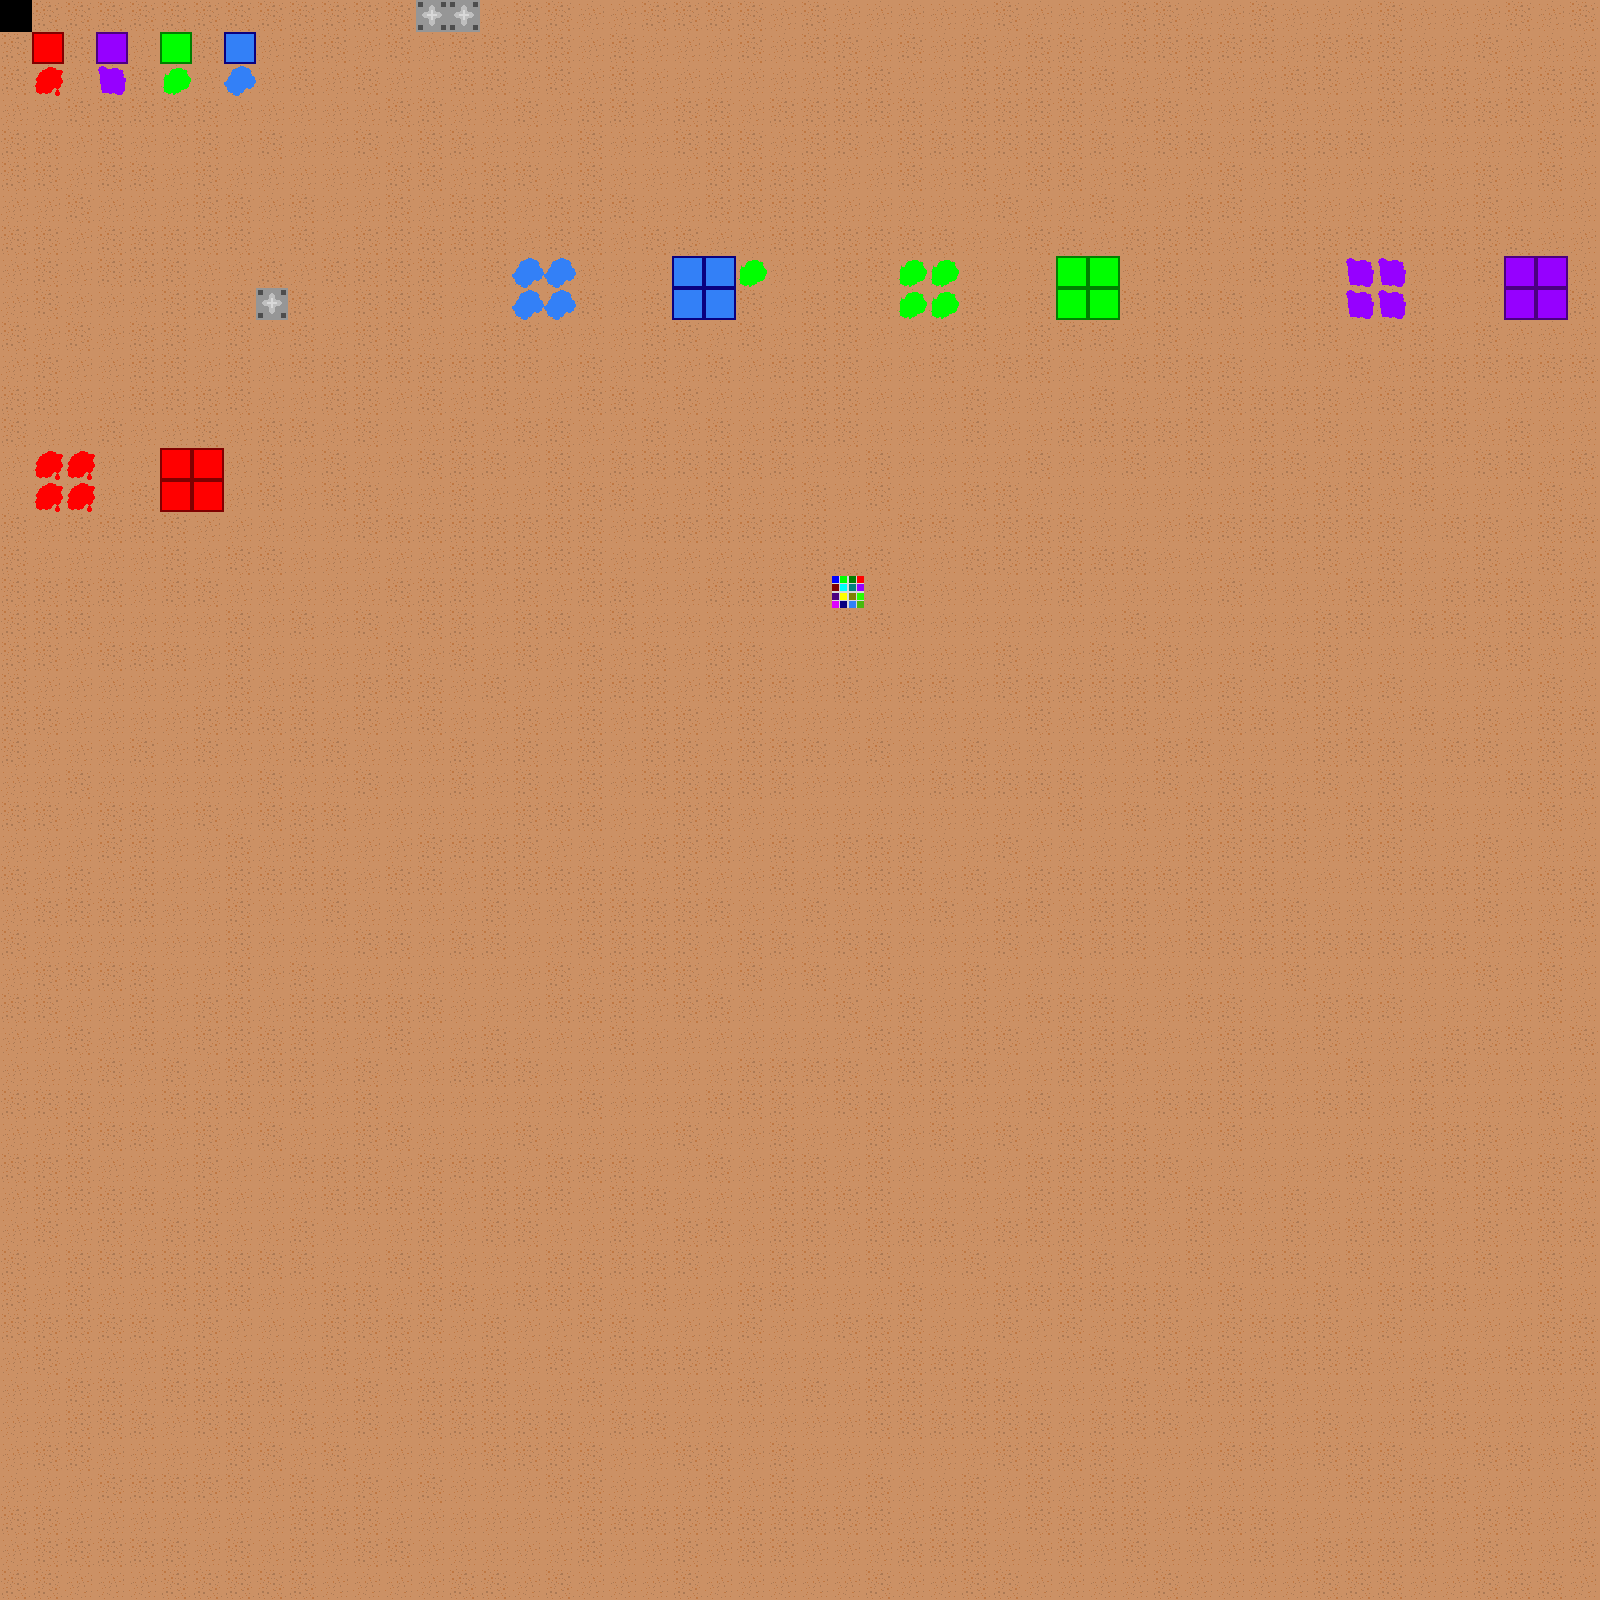

This is a level from a 2D game, rendered from its Tiled map with the project's own tilesets. A one-line summary and the map file follow, with tile-layer data summarised:
An orthogonal 50x50 tile map with 32x32 px tiles, 11 tile layers (Floor, WinTiles, Collisions, RedTiles, ...), 8 tilesets.

<map version="1.5" tiledversion="1.7.2" orientation="orthogonal" renderorder="right-down" width="50" height="50" tilewidth="32" tileheight="32" infinite="0" nextlayerid="16" nextobjectid="33">
 <tileset firstgid="1" name="Tiles" tilewidth="64" tileheight="64" tilecount="1196" columns="46">
  <image source="../tiles.png" width="2944" height="1664" />
 </tileset>
 <tileset firstgid="1197" name="TilesTryTwo" tilewidth="128" tileheight="128" tilecount="299" columns="23">
  <image source="../tiles.png" width="2944" height="1664" />
  <tile id="135" probability="0.25" />
  <tile id="136" probability="0.25" />
  <tile id="137" probability="0.25" />
  <wangsets>
   <wangset name="d" type="corner" tile="-1">
    <wangcolor name="dirt" color="#ff0000" tile="-1" probability="1" />
    <wangcolor name="grass" color="#00ff00" tile="-1" probability="1" />
    <wangcolor name="sand" color="#0000ff" tile="-1" probability="1" />
    <wangcolor name="rock" color="#ff7700" tile="-1" probability="1" />
    <wangtile tileid="0" wangid="0,1,0,2,0,1,0,1" />
    <wangtile tileid="1" wangid="0,1,0,2,0,2,0,1" />
    <wangtile tileid="2" wangid="0,1,0,1,0,2,0,1" />
    <wangtile tileid="3" wangid="0,2,0,1,0,2,0,2" />
    <wangtile tileid="4" wangid="0,2,0,2,0,1,0,2" />
    <wangtile tileid="5" wangid="0,1,0,3,0,1,0,1" />
    <wangtile tileid="6" wangid="0,1,0,3,0,3,0,1" />
    <wangtile tileid="7" wangid="0,1,0,1,0,3,0,1" />
    <wangtile tileid="8" wangid="0,3,0,1,0,3,0,3" />
    <wangtile tileid="9" wangid="0,3,0,3,0,1,0,3" />
    <wangtile tileid="10" wangid="0,1,0,4,0,1,0,1" />
    <wangtile tileid="11" wangid="0,1,0,4,0,4,0,1" />
    <wangtile tileid="12" wangid="0,1,0,1,0,4,0,1" />
    <wangtile tileid="13" wangid="0,4,0,1,0,4,0,4" />
    <wangtile tileid="14" wangid="0,4,0,4,0,1,0,4" />
    <wangtile tileid="23" wangid="0,2,0,2,0,1,0,1" />
    <wangtile tileid="24" wangid="0,2,0,2,0,2,0,2" />
    <wangtile tileid="25" wangid="0,1,0,1,0,2,0,2" />
    <wangtile tileid="26" wangid="0,1,0,2,0,2,0,2" />
    <wangtile tileid="27" wangid="0,2,0,2,0,2,0,1" />
    <wangtile tileid="28" wangid="0,3,0,3,0,1,0,1" />
    <wangtile tileid="29" wangid="0,3,0,3,0,3,0,3" />
    <wangtile tileid="30" wangid="0,1,0,1,0,3,0,3" />
    <wangtile tileid="31" wangid="0,1,0,3,0,3,0,3" />
    <wangtile tileid="32" wangid="0,3,0,3,0,3,0,1" />
    <wangtile tileid="33" wangid="0,4,0,4,0,1,0,1" />
    <wangtile tileid="34" wangid="0,4,0,4,0,4,0,4" />
    <wangtile tileid="35" wangid="0,1,0,1,0,4,0,4" />
    <wangtile tileid="36" wangid="0,1,0,4,0,4,0,4" />
    <wangtile tileid="37" wangid="0,4,0,4,0,4,0,1" />
    <wangtile tileid="46" wangid="0,2,0,1,0,1,0,1" />
    <wangtile tileid="47" wangid="0,2,0,1,0,1,0,2" />
    <wangtile tileid="48" wangid="0,1,0,1,0,1,0,2" />
    <wangtile tileid="51" wangid="0,3,0,1,0,1,0,1" />
    <wangtile tileid="52" wangid="0,3,0,1,0,1,0,3" />
    <wangtile tileid="53" wangid="0,1,0,1,0,1,0,3" />
    <wangtile tileid="56" wangid="0,4,0,1,0,1,0,1" />
    <wangtile tileid="57" wangid="0,4,0,1,0,1,0,4" />
    <wangtile tileid="58" wangid="0,1,0,1,0,1,0,4" />
    <wangtile tileid="60" wangid="0,1,0,1,0,1,0,1" />
    <wangtile tileid="69" wangid="0,2,0,1,0,2,0,2" />
    <wangtile tileid="70" wangid="0,2,0,1,0,1,0,2" />
    <wangtile tileid="71" wangid="0,2,0,2,0,1,0,2" />
    <wangtile tileid="72" wangid="0,1,0,2,0,1,0,1" />
    <wangtile tileid="73" wangid="0,1,0,1,0,2,0,1" />
    <wangtile tileid="74" wangid="0,2,0,0,0,2,0,2" />
    <wangtile tileid="75" wangid="0,2,0,0,0,0,0,2" />
    <wangtile tileid="76" wangid="0,2,0,2,0,0,0,2" />
    <wangtile tileid="77" wangid="0,3,0,2,0,3,0,3" />
    <wangtile tileid="78" wangid="0,3,0,3,0,2,0,3" />
    <wangtile tileid="79" wangid="0,2,0,0,0,2,0,2" />
    <wangtile tileid="80" wangid="0,2,0,0,0,0,0,2" />
    <wangtile tileid="81" wangid="0,2,0,2,0,0,0,2" />
    <wangtile tileid="82" wangid="0,4,0,2,0,4,0,4" />
    <wangtile tileid="83" wangid="0,4,0,4,0,2,0,4" />
    <wangtile tileid="92" wangid="0,1,0,1,0,2,0,2" />
    <wangtile tileid="93" wangid="0,1,0,1,0,1,0,1" />
    <wangtile tileid="94" wangid="0,2,0,2,0,1,0,1" />
    <wangtile tileid="95" wangid="0,2,0,1,0,1,0,1" />
    <wangtile tileid="96" wangid="0,1,0,1,0,1,0,2" />
    <wangtile tileid="97" wangid="0,0,0,0,0,2,0,2" />
    <wangtile tileid="99" wangid="0,2,0,2,0,0,0,0" />
    <wangtile tileid="100" wangid="0,2,0,3,0,3,0,3" />
    <wangtile tileid="101" wangid="0,3,0,3,0,3,0,2" />
    <wangtile tileid="102" wangid="0,0,0,0,0,2,0,2" />
    <wangtile tileid="104" wangid="0,2,0,2,0,0,0,0" />
    <wangtile tileid="105" wangid="0,2,0,4,0,4,0,4" />
    <wangtile tileid="106" wangid="0,4,0,4,0,4,0,2" />
    <wangtile tileid="115" wangid="0,1,0,2,0,2,0,2" />
    <wangtile tileid="116" wangid="0,1,0,2,0,2,0,1" />
    <wangtile tileid="117" wangid="0,2,0,2,0,2,0,1" />
    <wangtile tileid="119" wangid="0,2,0,2,0,2,0,2" />
    <wangtile tileid="120" wangid="0,0,0,2,0,2,0,2" />
    <wangtile tileid="121" wangid="0,0,0,2,0,2,0,0" />
    <wangtile tileid="122" wangid="0,2,0,2,0,2,0,0" />
    <wangtile tileid="124" wangid="0,2,0,2,0,2,0,2" />
    <wangtile tileid="125" wangid="0,0,0,2,0,2,0,2" />
    <wangtile tileid="126" wangid="0,0,0,2,0,2,0,0" />
    <wangtile tileid="127" wangid="0,2,0,2,0,2,0,0" />
    <wangtile tileid="129" wangid="0,2,0,2,0,2,0,2" />
    <wangtile tileid="138" wangid="0,3,0,2,0,3,0,3" />
    <wangtile tileid="139" wangid="0,3,0,2,0,2,0,3" />
    <wangtile tileid="140" wangid="0,3,0,3,0,2,0,3" />
    <wangtile tileid="141" wangid="0,2,0,3,0,2,0,2" />
    <wangtile tileid="142" wangid="0,2,0,2,0,3,0,2" />
    <wangtile tileid="143" wangid="0,3,0,1,0,3,0,3" />
    <wangtile tileid="144" wangid="0,3,0,1,0,1,0,3" />
    <wangtile tileid="145" wangid="0,3,0,3,0,1,0,3" />
    <wangtile tileid="146" wangid="0,1,0,0,0,1,0,1" />
    <wangtile tileid="147" wangid="0,1,0,1,0,0,0,1" />
    <wangtile tileid="148" wangid="0,3,0,4,0,3,0,3" />
    <wangtile tileid="149" wangid="0,3,0,4,0,4,0,3" />
    <wangtile tileid="150" wangid="0,3,0,3,0,4,0,3" />
    <wangtile tileid="151" wangid="0,4,0,3,0,4,0,4" />
    <wangtile tileid="152" wangid="0,4,0,4,0,3,0,4" />
    <wangtile tileid="161" wangid="0,2,0,2,0,3,0,3" />
    <wangtile tileid="162" wangid="0,2,0,2,0,2,0,2" />
    <wangtile tileid="163" wangid="0,3,0,3,0,2,0,2" />
    <wangtile tileid="164" wangid="0,3,0,2,0,2,0,2" />
    <wangtile tileid="165" wangid="0,2,0,2,0,2,0,3" />
    <wangtile tileid="166" wangid="0,1,0,1,0,3,0,3" />
    <wangtile tileid="167" wangid="0,1,0,1,0,1,0,1" />
    <wangtile tileid="168" wangid="0,3,0,3,0,1,0,1" />
    <wangtile tileid="169" wangid="0,0,0,1,0,1,0,1" />
    <wangtile tileid="170" wangid="0,1,0,1,0,1,0,0" />
    <wangtile tileid="171" wangid="0,4,0,4,0,3,0,3" />
    <wangtile tileid="172" wangid="0,4,0,4,0,4,0,4" />
    <wangtile tileid="173" wangid="0,3,0,3,0,4,0,4" />
    <wangtile tileid="174" wangid="0,3,0,4,0,4,0,4" />
    <wangtile tileid="175" wangid="0,4,0,4,0,4,0,3" />
    <wangtile tileid="184" wangid="0,2,0,3,0,3,0,3" />
    <wangtile tileid="185" wangid="0,2,0,3,0,3,0,2" />
    <wangtile tileid="186" wangid="0,3,0,3,0,3,0,2" />
    <wangtile tileid="188" wangid="0,3,0,3,0,3,0,3" />
    <wangtile tileid="189" wangid="0,1,0,3,0,3,0,3" />
    <wangtile tileid="190" wangid="0,1,0,3,0,3,0,1" />
    <wangtile tileid="191" wangid="0,3,0,3,0,3,0,1" />
    <wangtile tileid="193" wangid="0,3,0,3,0,3,0,3" />
    <wangtile tileid="194" wangid="0,4,0,3,0,3,0,3" />
    <wangtile tileid="195" wangid="0,4,0,3,0,3,0,4" />
    <wangtile tileid="196" wangid="0,3,0,3,0,3,0,4" />
    <wangtile tileid="198" wangid="0,3,0,3,0,3,0,3" />
    <wangtile tileid="207" wangid="0,4,0,2,0,4,0,4" />
    <wangtile tileid="208" wangid="0,4,0,2,0,2,0,4" />
    <wangtile tileid="209" wangid="0,4,0,4,0,2,0,4" />
    <wangtile tileid="210" wangid="0,2,0,4,0,2,0,2" />
    <wangtile tileid="211" wangid="0,2,0,2,0,4,0,2" />
    <wangtile tileid="212" wangid="0,4,0,1,0,4,0,4" />
    <wangtile tileid="213" wangid="0,4,0,1,0,1,0,4" />
    <wangtile tileid="214" wangid="0,4,0,4,0,1,0,4" />
    <wangtile tileid="215" wangid="0,1,0,4,0,1,0,1" />
    <wangtile tileid="216" wangid="0,1,0,1,0,4,0,1" />
    <wangtile tileid="217" wangid="0,4,0,3,0,4,0,4" />
    <wangtile tileid="218" wangid="0,4,0,3,0,3,0,4" />
    <wangtile tileid="219" wangid="0,4,0,4,0,3,0,4" />
    <wangtile tileid="220" wangid="0,3,0,4,0,3,0,3" />
    <wangtile tileid="221" wangid="0,3,0,3,0,4,0,3" />
    <wangtile tileid="230" wangid="0,2,0,2,0,4,0,4" />
    <wangtile tileid="231" wangid="0,2,0,2,0,2,0,2" />
    <wangtile tileid="232" wangid="0,4,0,4,0,2,0,2" />
    <wangtile tileid="233" wangid="0,4,0,2,0,2,0,2" />
    <wangtile tileid="234" wangid="0,2,0,2,0,2,0,4" />
    <wangtile tileid="235" wangid="0,1,0,1,0,4,0,4" />
    <wangtile tileid="236" wangid="0,1,0,1,0,1,0,1" />
    <wangtile tileid="237" wangid="0,4,0,4,0,1,0,1" />
    <wangtile tileid="238" wangid="0,4,0,1,0,1,0,1" />
    <wangtile tileid="239" wangid="0,1,0,1,0,1,0,4" />
    <wangtile tileid="240" wangid="0,3,0,3,0,4,0,4" />
    <wangtile tileid="241" wangid="0,3,0,3,0,3,0,3" />
    <wangtile tileid="242" wangid="0,4,0,4,0,3,0,3" />
    <wangtile tileid="243" wangid="0,4,0,3,0,3,0,3" />
    <wangtile tileid="244" wangid="0,3,0,3,0,3,0,4" />
    <wangtile tileid="253" wangid="0,2,0,4,0,4,0,4" />
    <wangtile tileid="254" wangid="0,2,0,4,0,4,0,2" />
    <wangtile tileid="255" wangid="0,4,0,4,0,4,0,2" />
    <wangtile tileid="257" wangid="0,4,0,4,0,4,0,4" />
    <wangtile tileid="258" wangid="0,1,0,4,0,4,0,4" />
    <wangtile tileid="259" wangid="0,1,0,4,0,4,0,1" />
    <wangtile tileid="260" wangid="0,4,0,4,0,4,0,1" />
    <wangtile tileid="262" wangid="0,4,0,4,0,4,0,4" />
    <wangtile tileid="263" wangid="0,3,0,4,0,4,0,4" />
    <wangtile tileid="264" wangid="0,3,0,4,0,4,0,3" />
    <wangtile tileid="265" wangid="0,4,0,4,0,4,0,3" />
    <wangtile tileid="267" wangid="0,4,0,4,0,4,0,4" />
   </wangset>
   <wangset name="test" type="mixed" tile="-1">
    <wangcolor name="" color="#ff0000" tile="-1" probability="1" />
    <wangcolor name="" color="#00ff00" tile="-1" probability="1" />
   </wangset>
  </wangsets>
 </tileset>
 <tileset firstgid="1496" source="Objects.tsx" />
 <tileset firstgid="1504" source="terrain_edges.tsx" />
 <tileset firstgid="1524" source="Tile_corner.tsx" />
 <tileset firstgid="1588" source="TinyTiles.tsx" />
 <tileset firstgid="2612" source="../Tilesets/collor changers (1).tsx" />
 <tileset firstgid="2624" source="collor changers (2).tsx" />
 <layer id="5" name="Floor" width="50" height="50">
  <data>[2500 cells, 2499 non-empty, 2 distinct tile ids]</data>
 </layer>
 <layer id="15" name="WinTiles" width="50" height="50">
  <data>[2500 cells, 1 non-empty, 1 distinct tile ids]</data>
 </layer>
 <layer id="6" name="Collisions" width="50" height="50">
  <data>[2500 cells, 3 non-empty, 1 distinct tile ids]</data>
 </layer>
 <layer id="11" name="RedTiles" width="50" height="50">
  <data>[2500 cells, 5 non-empty, 1 distinct tile ids]</data>
 </layer>
 <layer id="13" name="RedPuddle" width="50" height="50">
  <data>[2500 cells, 5 non-empty, 1 distinct tile ids]</data>
 </layer>
 <layer id="12" name="PurpleTiles" width="50" height="50">
  <data>[2500 cells, 5 non-empty, 1 distinct tile ids]</data>
 </layer>
 <layer id="14" name="PurplePuddle" width="50" height="50">
  <data>[2500 cells, 5 non-empty, 1 distinct tile ids]</data>
 </layer>
 <layer id="9" name="GreenTiles" width="50" height="50">
  <data>[2500 cells, 5 non-empty, 1 distinct tile ids]</data>
 </layer>
 <layer id="10" name="GreenPuddle" width="50" height="50">
  <data>[2500 cells, 6 non-empty, 1 distinct tile ids]</data>
 </layer>
 <layer id="7" name="BlueTiles" width="50" height="50">
  <data>[2500 cells, 5 non-empty, 1 distinct tile ids]</data>
 </layer>
 <layer id="8" name="BluePuddle" width="50" height="50">
  <data>[2500 cells, 5 non-empty, 1 distinct tile ids]</data>
 </layer>
 <objectgroup id="3" name="Object Layer 1" />
</map>
